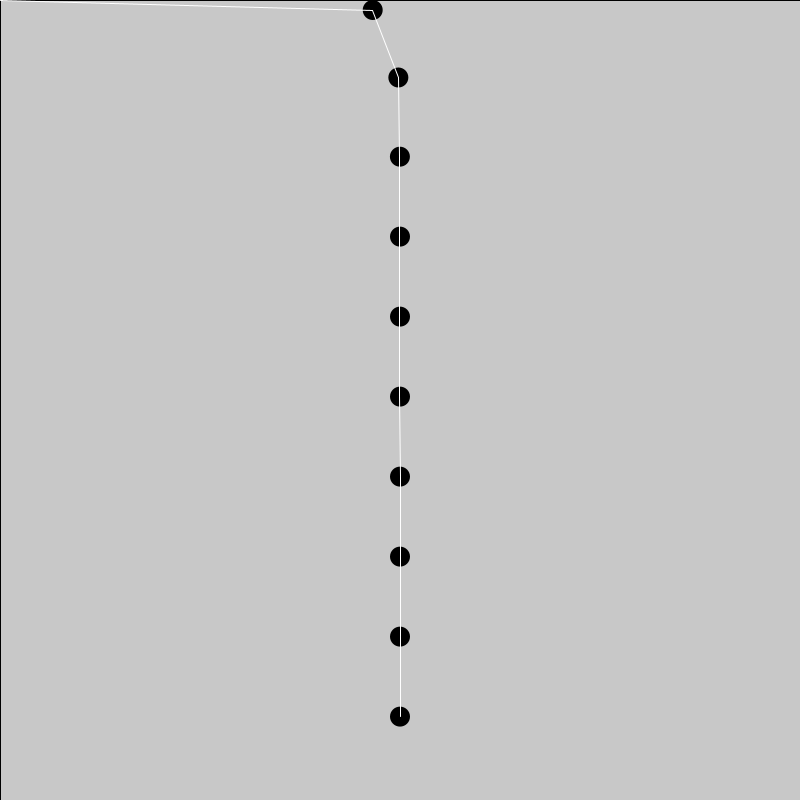
Frame 1 (no input)
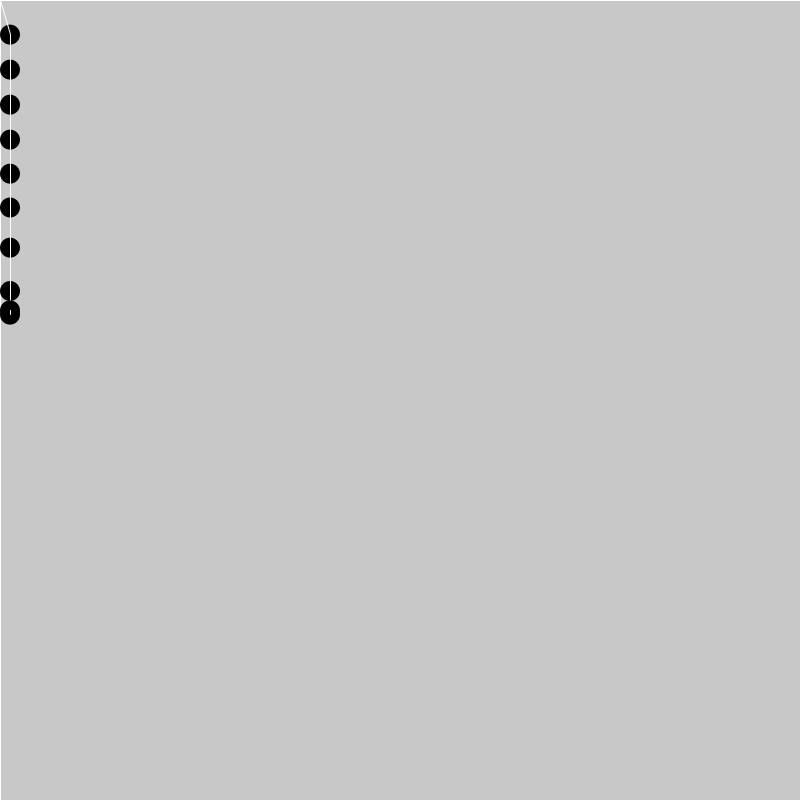
Frame 60 (the mouse pressed at the canvas centre just before this capture)
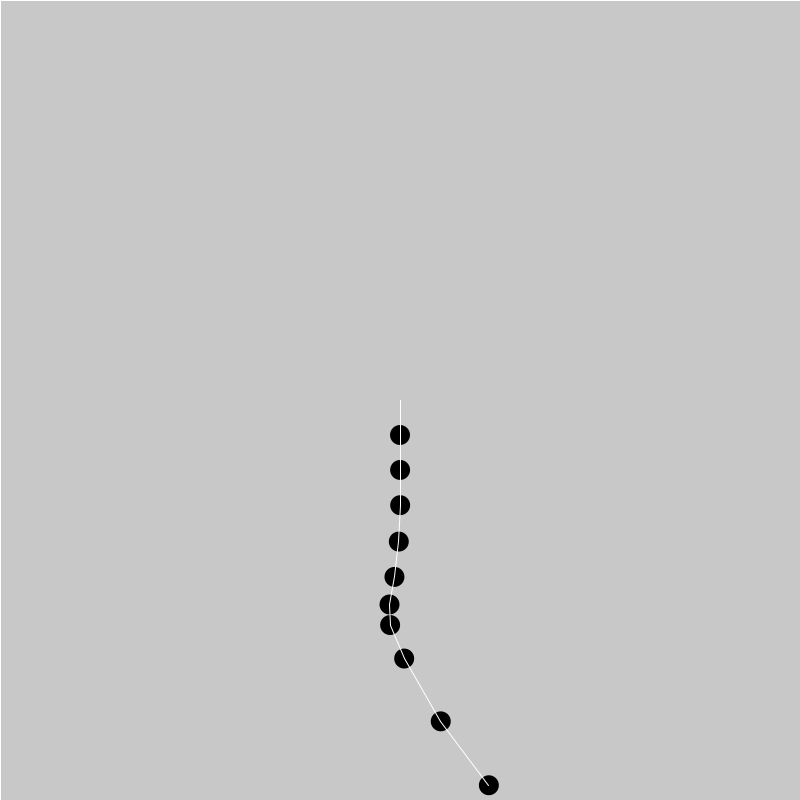
Frame 120 (the mouse held since frame 60 and released just before this capture)

The Processing sketch that drew these frames (run headless with seeded random() and noise(); from frame 60 on, the mouse is pressed at the canvas centre):

// Processing sketch: SpringBall2
// ── SpringBall2.pde
ArrayList<FixedSpring> springs = new ArrayList();
float mass = 2.0;
float gravity = 5.0;

void setup() {
  size(800, 800);
  
  for (int i = 0; i < 10; i++) {
    FixedSpring spring = new FixedSpring(width / 2, i * (height / 10), mass, gravity, 10);
    springs.add(spring);
  }
}

void draw() {
  fill(200, 255);
  rect(0, 0, width, height);
  
  fill(255);
  
  for (int i = 0, len = springs.size(); i < len; i++) {
    Spring2D spring = springs.get(i);
    
    if (i == 0) {
      spring.update(mouseX, mouseY);
      spring.display(mouseX, mouseY);
      
    } else {
      Spring2D exSpring = springs.get(i - 1);
      spring.update(exSpring.x, exSpring.y);
      spring.display(exSpring.x, exSpring.y);
    }
  }
}
// ── FixedSpring.pde
class FixedSpring extends Spring2D {
  float springLength;
  
  FixedSpring (float xpos, float ypos, float m, float g, float s) {
    super(xpos, ypos, m, g);
    springLength = s;
  }
  
  void update(float newX, float newY) {
    // Calculate the target position
    float dx = x - newX;
    float dy = y - newY;
    float angle = atan2(dy, dx);
    float targetX = newX + cos(angle) * springLength;
    float targetY = newY + sin(angle) * springLength;
    // Activate update method from Spring2D
    super.update(targetX, targetY);
    // Constrain to display window
    x = constrain(x, radius, width-radius);
    y = constrain(y, radius, height-radius); 
  }
}
// ── Spring2D.pde
class Spring2D {
  float vx, vy;
  float x, y;
  float mass;
  float gravity;
  float radius = 10;
  float stiffness = 0.2;
  float damping = 0.7;
  
  Spring2D(float posX, float posY, float m, float g) {
    x = posX;
    y = posY;
    mass = m;
    gravity = g;
  }
  
  void update(float targetX, float targetY) {
    float forceX = stiffness * (targetX - x);
    float ax = forceX / mass;
    vx = damping * (vx + ax);
    x += vx;
    
    float forceY = stiffness * (targetY - y);
    forceY += gravity;
    float ay = forceY / mass;
    vy = damping * (vy + ay);
    y += vy;
  }
  
  void display(float nx, float ny) {
    noStroke();
    fill(0);
    ellipse(x, y, radius * 2, radius * 2);
    stroke(255);
    line(x, y, nx, ny);
  }
}
